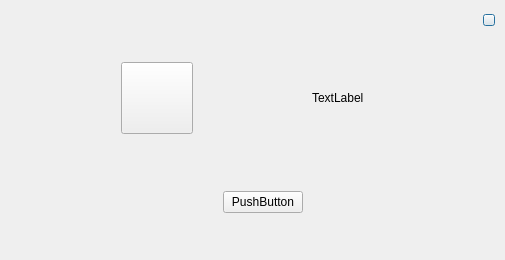
<?xml version="1.0" encoding="UTF-8"?>
<ui version="4.0">
 <class>Prompt_Dialog</class>
 <widget class="QDialog" name="Prompt_Dialog">
  <property name="geometry">
   <rect>
    <x>0</x>
    <y>0</y>
    <width>505</width>
    <height>260</height>
   </rect>
  </property>
  <property name="windowTitle">
   <string>Dialog</string>
  </property>
  <layout class="QVBoxLayout" name="verticalLayout_4">
   <property name="spacing">
    <number>0</number>
   </property>
   <property name="leftMargin">
    <number>0</number>
   </property>
   <property name="topMargin">
    <number>0</number>
   </property>
   <property name="rightMargin">
    <number>0</number>
   </property>
   <property name="bottomMargin">
    <number>0</number>
   </property>
   <item>
    <widget class="QWidget" name="prompt_top_widget" native="true">
     <property name="sizePolicy">
      <sizepolicy hsizetype="Preferred" vsizetype="Fixed">
       <horstretch>0</horstretch>
       <verstretch>0</verstretch>
      </sizepolicy>
     </property>
     <property name="minimumSize">
      <size>
       <width>0</width>
       <height>40</height>
      </size>
     </property>
     <property name="maximumSize">
      <size>
       <width>16777215</width>
       <height>40</height>
      </size>
     </property>
     <property name="styleSheet">
      <string notr="true"/>
     </property>
     <layout class="QVBoxLayout" name="verticalLayout">
      <property name="spacing">
       <number>0</number>
      </property>
      <property name="leftMargin">
       <number>0</number>
      </property>
      <property name="topMargin">
       <number>0</number>
      </property>
      <property name="rightMargin">
       <number>0</number>
      </property>
      <property name="bottomMargin">
       <number>0</number>
      </property>
      <item>
       <layout class="QHBoxLayout" name="horizontalLayout">
        <property name="spacing">
         <number>0</number>
        </property>
        <item>
         <widget class="QLabel" name="prompt_title_label">
          <property name="sizePolicy">
           <sizepolicy hsizetype="Expanding" vsizetype="Preferred">
            <horstretch>0</horstretch>
            <verstretch>0</verstretch>
           </sizepolicy>
          </property>
          <property name="text">
           <string/>
          </property>
          <property name="alignment">
           <set>Qt::AlignCenter</set>
          </property>
         </widget>
        </item>
        <item>
         <widget class="QPushButton" name="prompt_close_pushButton">
          <property name="sizePolicy">
           <sizepolicy hsizetype="Fixed" vsizetype="Fixed">
            <horstretch>0</horstretch>
            <verstretch>0</verstretch>
           </sizepolicy>
          </property>
          <property name="maximumSize">
           <size>
            <width>12</width>
            <height>12</height>
           </size>
          </property>
          <property name="styleSheet">
           <string notr="true"/>
          </property>
          <property name="text">
           <string/>
          </property>
         </widget>
        </item>
        <item>
         <spacer name="horizontalSpacer_3">
          <property name="orientation">
           <enum>Qt::Horizontal</enum>
          </property>
          <property name="sizeType">
           <enum>QSizePolicy::Fixed</enum>
          </property>
          <property name="sizeHint" stdset="0">
           <size>
            <width>10</width>
            <height>20</height>
           </size>
          </property>
         </spacer>
        </item>
       </layout>
      </item>
     </layout>
    </widget>
   </item>
   <item>
    <widget class="QWidget" name="prompt_content_widget" native="true">
     <layout class="QVBoxLayout" name="verticalLayout_3">
      <item>
       <layout class="QVBoxLayout" name="verticalLayout_2">
        <item>
         <layout class="QHBoxLayout" name="horizontalLayout_3">
          <item>
           <spacer name="horizontalSpacer_6">
            <property name="orientation">
             <enum>Qt::Horizontal</enum>
            </property>
            <property name="sizeHint" stdset="0">
             <size>
              <width>40</width>
              <height>20</height>
             </size>
            </property>
           </spacer>
          </item>
          <item>
           <widget class="QPushButton" name="prompt_ico_pushButton">
            <property name="sizePolicy">
             <sizepolicy hsizetype="Fixed" vsizetype="Fixed">
              <horstretch>0</horstretch>
              <verstretch>0</verstretch>
             </sizepolicy>
            </property>
            <property name="minimumSize">
             <size>
              <width>72</width>
              <height>72</height>
             </size>
            </property>
            <property name="maximumSize">
             <size>
              <width>72</width>
              <height>72</height>
             </size>
            </property>
            <property name="text">
             <string/>
            </property>
           </widget>
          </item>
          <item>
           <spacer name="horizontalSpacer_4">
            <property name="orientation">
             <enum>Qt::Horizontal</enum>
            </property>
            <property name="sizeHint" stdset="0">
             <size>
              <width>40</width>
              <height>20</height>
             </size>
            </property>
           </spacer>
          </item>
          <item>
           <widget class="QLabel" name="prompt_message_label">
            <property name="text">
             <string>TextLabel</string>
            </property>
            <property name="wordWrap">
             <bool>true</bool>
            </property>
           </widget>
          </item>
          <item>
           <spacer name="verticalSpacer">
            <property name="orientation">
             <enum>Qt::Vertical</enum>
            </property>
            <property name="sizeHint" stdset="0">
             <size>
              <width>20</width>
              <height>40</height>
             </size>
            </property>
           </spacer>
          </item>
          <item>
           <spacer name="horizontalSpacer_5">
            <property name="orientation">
             <enum>Qt::Horizontal</enum>
            </property>
            <property name="sizeHint" stdset="0">
             <size>
              <width>40</width>
              <height>20</height>
             </size>
            </property>
           </spacer>
          </item>
         </layout>
        </item>
        <item>
         <layout class="QHBoxLayout" name="horizontalLayout_2">
          <item>
           <spacer name="horizontalSpacer">
            <property name="orientation">
             <enum>Qt::Horizontal</enum>
            </property>
            <property name="sizeHint" stdset="0">
             <size>
              <width>40</width>
              <height>20</height>
             </size>
            </property>
           </spacer>
          </item>
          <item>
           <spacer name="verticalSpacer_2">
            <property name="orientation">
             <enum>Qt::Vertical</enum>
            </property>
            <property name="sizeHint" stdset="0">
             <size>
              <width>20</width>
              <height>40</height>
             </size>
            </property>
           </spacer>
          </item>
          <item>
           <widget class="QPushButton" name="prompt_sure_pushButton">
            <property name="text">
             <string>PushButton</string>
            </property>
           </widget>
          </item>
          <item>
           <spacer name="horizontalSpacer_2">
            <property name="orientation">
             <enum>Qt::Horizontal</enum>
            </property>
            <property name="sizeHint" stdset="0">
             <size>
              <width>40</width>
              <height>20</height>
             </size>
            </property>
           </spacer>
          </item>
         </layout>
        </item>
       </layout>
      </item>
     </layout>
    </widget>
   </item>
  </layout>
  <zorder>prompt_top_widget</zorder>
  <zorder>prompt_title_label</zorder>
  <zorder>prompt_ico_pushButton</zorder>
  <zorder>prompt_message_label</zorder>
  <zorder>prompt_sure_pushButton</zorder>
  <zorder>prompt_content_widget</zorder>
 </widget>
 <resources/>
 <connections/>
</ui>
